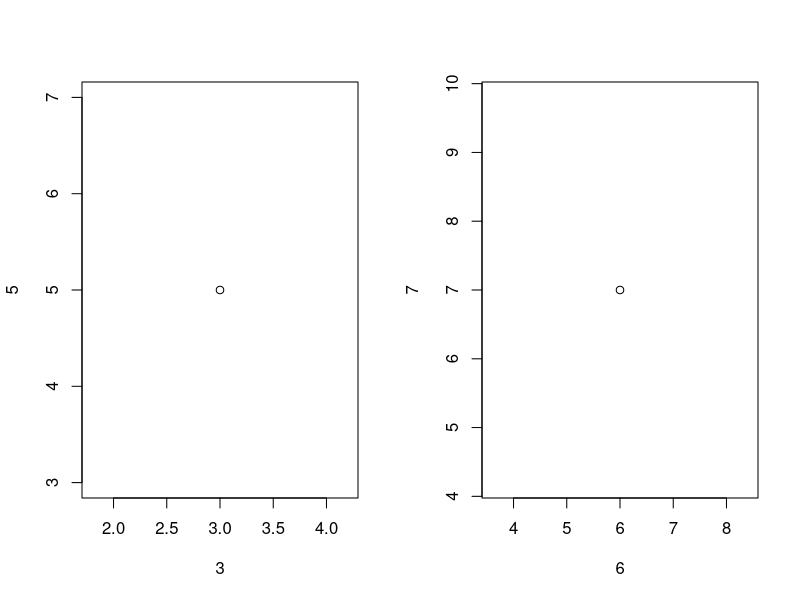
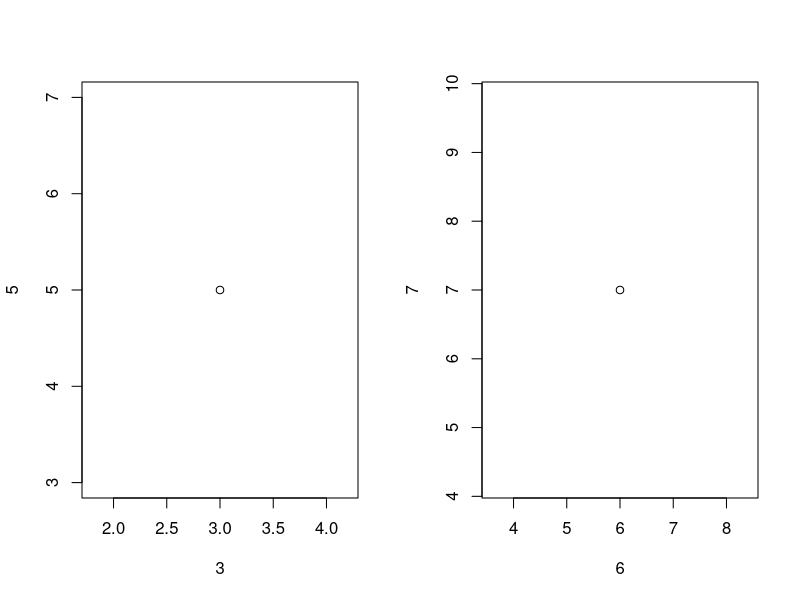
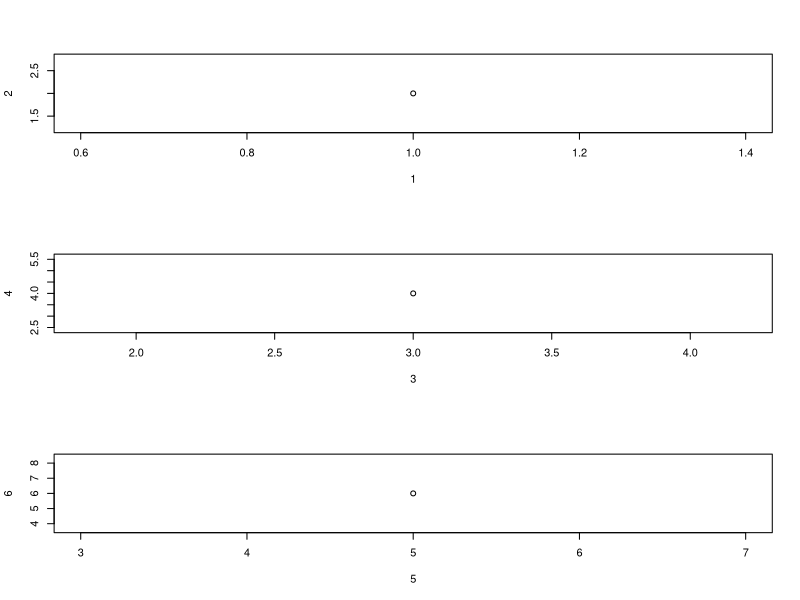

Source code (R) for these figures, in order:
# This code will develop user based functions

# This is the first function
summa<- function(x,y){
z=x+y
return(z)
}

summa(3,5)

# Exercise: Build a function to multiply (*) two numbers

multiply <- function(x,y){
z=x*y
return(z)
}

multiply(2,8)

# Exercise: Develop your own function to make the sum of four numbers

foursumma<- function(w,x,y,z){
t=w+x+y+z
return(t)
}

foursumma(4,5,6,7)

# A very annoying situation is related to the par function which is difficult to understand

mf<- function(nx,ny){
 par(mfrow=c(nx,ny))
}

mf(1,2)
plot(3,5)
plot(6,7)

# Putting default values inside the functions    


mfdef <- function(nx=1,ny=2){
 par(mfrow=c(nx,ny))
}

mfdef()
plot(3,5)
plot(6,7)

# Plotting three or more objects
mfdef(3,1)
plot(1,2)
plot(3,4)
plot(5,6)

# Using the operators if else, to look if a number is positive or negative
amIpositive <- function(x){
if(x>0){
  print("This number is positive, are you drunk?")
  }
else{
print("This number is negative, idiot!")
  }
  }

amIpositive(98)

# Considering all the potential cases
amIpositive <- function(x){
  if(x>0){
    print("This number is positive, are you drunk?")
  }
  else if(x<0){
    print("This number is negative, idiot!")
  }
  else{
    print("Zero is nor positive neither negative")
  }
}

amIpositive(98)
amIpositive(-5)
amIpositive(0)

# Developing for loops
loop <- function(){
  for (i in 1:10) {
    print(i)
    }
  }
loop()

# Exercise: develop a loop which will printn 13000 numbers from 1 to 13000
loop <- function(){
  for (i in 1:13000) {
    print(i)
    }
  }
  loop()

# Loop with an operation inside
loop2 <- function(){
  for(i in 1:10) {
    multi <- i * 4
    print(multi)
    }
  }

# Exercise: Make a loop with the power operator
loop2 <- function(){
  for(i in 1:10) {
    multi <- i ^ 4
    print(multi)
    }
  }
loop2()

# Making an output
sink("numbers.txt")
loop2()
